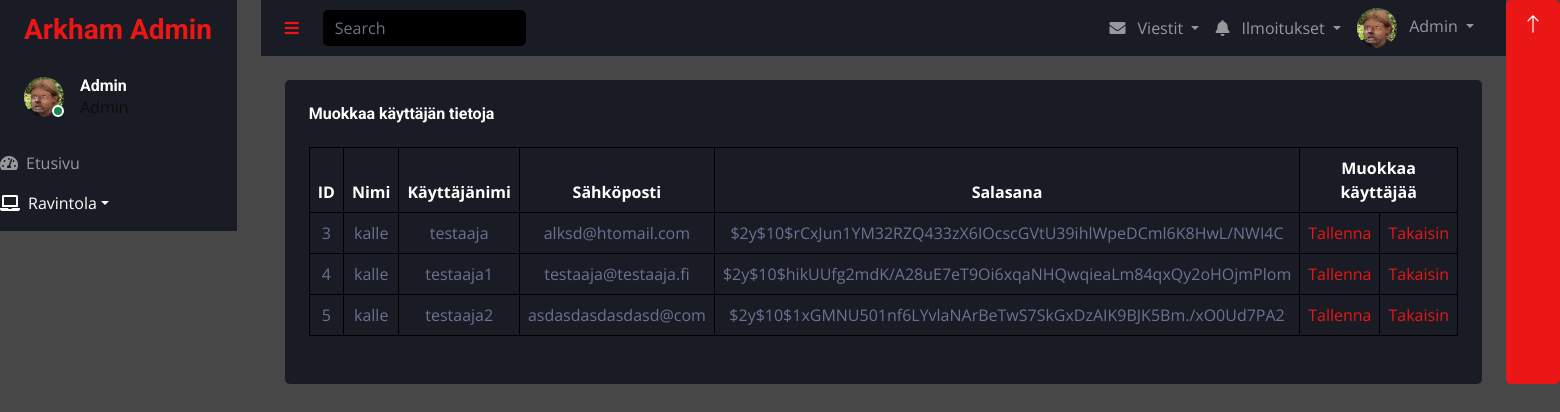
Screenshot of /admin/muokkaa_a.php with the database file from the repository.
### tables this page shows
CREATE TABLE `accounts` (
  `id` int(11) NOT NULL,
  `nimi` varchar(50) NOT NULL,
  `username` varchar(50) NOT NULL,
  `email` varchar(50) NOT NULL,
  `password` varchar(255) NOT NULL,
  `created_at` datetime DEFAULT CURRENT_TIMESTAMP
);

### admin/muokkaa_a.php (the view, shortened to what this page needs)
<?php
$servername = "localhost";
$username = "root";
$password = "";
$dbname = "arkham";
$conn = new mysqli($servername, $username, $password, $dbname);
?>
<!DOCTYPE html>
<html lang="fi">
<head>
    <link href="https://cdnjs.cloudflare.com/ajax/libs/font-awesome/5.10.0/css/all.min.css" rel="stylesheet">
    <link href="https://cdn.jsdelivr.net/npm/bootstrap-icons@1.4.1/font/bootstrap-icons.css" rel="stylesheet">
    <link href="lib/owlcarousel/assets/owl.carousel.min.css" rel="stylesheet">
    <link href="lib/tempusdominus/css/tempusdominus-bootstrap-4.min.css" rel="stylesheet" />
    <link href="css/bootstrap.min.css" rel="stylesheet">
    <link href="css/style.css" rel="stylesheet">
</head>
<body>
    <div class="container-fluid position-relative d-flex p-0">
        <div class="sidebar pe-4 pb-3">
            <nav class="navbar bg-secondary navbar-dark">
                <a href="welcome.php" class="navbar-brand mx-4 mb-3">
                    <h3 class="text-primary">Arkham Admin</h3>
                </a>
                <div class="d-flex align-items-center ms-4 mb-4">
                    <div class="position-relative">
                        <img class="rounded-circle" src="img/user.png" alt="" style="width: 40px; height: 40px;">
                        <div class="bg-success rounded-circle border border-2 border-white position-absolute end-0 bottom-0 p-1"></div>
                    </div>
                    <div class="ms-3">
                        <h6 class="mb-0">Admin</h6>
                        <span>Admin</span>
                    </div>
                </div>
                <div class="navbar-nav w-100">
                    <a href="welcome.php" class="nav-item nav-link"><i class="fa fa-tachometer-alt me-2"></i>Etusivu</a>
                    <div class="nav-item dropdown">
                        <a href="#" class="nav-link dropdown-toggle active" data-bs-toggle="dropdown"><i class="fa fa-laptop me-2"></i>Ravintola</a>
                    </div>
                </div>
            </nav>
        </div>
        <div class="content">
            <nav class="navbar navbar-expand bg-secondary navbar-dark sticky-top px-4 py-0">
                <a href="#" class="sidebar-toggler flex-shrink-0">
                    <i class="fa fa-bars"></i>
                </a>
                <form class="d-none d-md-flex ms-4">
                    <input class="form-control bg-dark border-0" type="search" placeholder="Search">
                </form>
                <div class="navbar-nav align-items-center ms-auto">
                    <div class="nav-item dropdown">
                        <a href="#" class="nav-link dropdown-toggle" data-bs-toggle="dropdown">
                            <i class="fa fa-envelope me-lg-2"></i>
                            <span class="d-none d-lg-inline-flex">Viestit</span>
                        </a>
                    </div>
                    <div class="nav-item dropdown">
                        <a href="#" class="nav-link dropdown-toggle" data-bs-toggle="dropdown">
                            <i class="fa fa-bell me-lg-2"></i>
                            <span class="d-none d-lg-inline-flex">Ilmoitukset</span>
                        </a>
                    </div>
                    <div class="nav-item dropdown">
                        <a href="#" class="nav-link dropdown-toggle" data-bs-toggle="dropdown">
                            <img class="rounded-circle me-lg-2" src="img/user.png" alt="" style="width: 40px; height: 40px;">
                            <span class="d-none d-lg-inline-flex">Admin</span>
                        </a>
                    </div>
                </div>
            </nav>
            <div class="container-fluid pt-4 px-4">
                <div class="bg-secondary text-center rounded p-4">
                    <div class="d-flex align-items-center justify-content-between mb-4">
                        <h6 class="mb-0">Muokkaa käyttäjän tietoja</h6>
                    </div>
                    <div class="table-responsive">
                        <table class="table text-start align-middle table-bordered table-hover mb-0">
                            <thead>
                                <tr align="center" class="text-white">
                                    <th scope="col">ID</th>
                                    <th scope="col">Nimi</th>
                                    <th scope="col">Käyttäjänimi</th>
                                    <th scope="col">Sähköposti</th>
                                    <th scope="col">Salasana</th>
                                    <th scope="col" colspan="2">Muokkaa käyttäjää</th>
                                </tr>
                            </thead>
                            <tbody>
                            <?php
                            $sql = "SELECT id, nimi, username, email, password FROM accounts";
                            $result = mysqli_query($conn, $sql);
                            if (mysqli_num_rows($result) > 0) {
                              while($row = mysqli_fetch_assoc($result)) {
                                ?>
                                <tr align='center'>
                                <td><?php echo $row['id']; ?> </td>
                                <td> <?php echo $row['nimi']; ?> </td>
                                <td> <?php echo $row['username']; ?> </td>
                                <td> <?php echo $row['email']; ?> </td>
                                <td><?php echo $row['password']; ?> </td>
                                <td> <a href="insert.php?id=<?php echo $row['id'];?>
                                &nimi=<?php echo $row['nimi'];?>
                                &username=<?php echo $row['username'];?>
                                &email=<?php echo $row['email'];?>">
                                Tallenna </a> </td>
                                <td> <a href="muokkaa.php?id=<?php echo $row['id'];?>">
                                Takaisin </a> </td>
                                <?php
                              }
                            } else {
                              echo "0 results";
                            }
                            ?>
                            </tbody>
                        </table>
                        <br>
                    </div>
                </div>
            </div>
        </div>
        <a href="#" class="btn btn-lg btn-primary btn-lg-square back-to-top"><i class="bi bi-arrow-up"></i></a>
    </div>
</body>
</html>

### css/style.css (style rules this page uses)
body { font-family: "Open Sans", sans-serif; color: #0c0c0c; background-color: #474747; overflow-x: hidden; }
a, a:hover, a:focus { text-decoration: none; }
.btn, .btn:focus { outline: none !important; -webkit-box-shadow: none; box-shadow: none; }
.navbar-brand { font-family: 'Dancing Script', cursive; }

### rows the page displays
accounts: id "3", nimi "kalle", username "testaaja", email "alksd@htomail.com", password "$2y$10$rCxJun1YM32RZQ433zX6IOcscGVtU39ihlWpeDCml6K8HwL/NWI4C"
accounts: id "4", nimi "kalle", username "testaaja1", email "testaaja@testaaja.fi", password "$2y$10$hikUUfg2mdK/A28uE7eT9Oi6xqaNHQwqieaLm84qxQy2oHOjmPlom"
accounts: id "5", nimi "kalle", username "testaaja2", email "asdasdasdasdasd@com", password "$2y$10$1xGMNU501nf6LYvlaNArBeTwS7SkGxDzAIK9BJK5Bm./xO0Ud7PA2"
